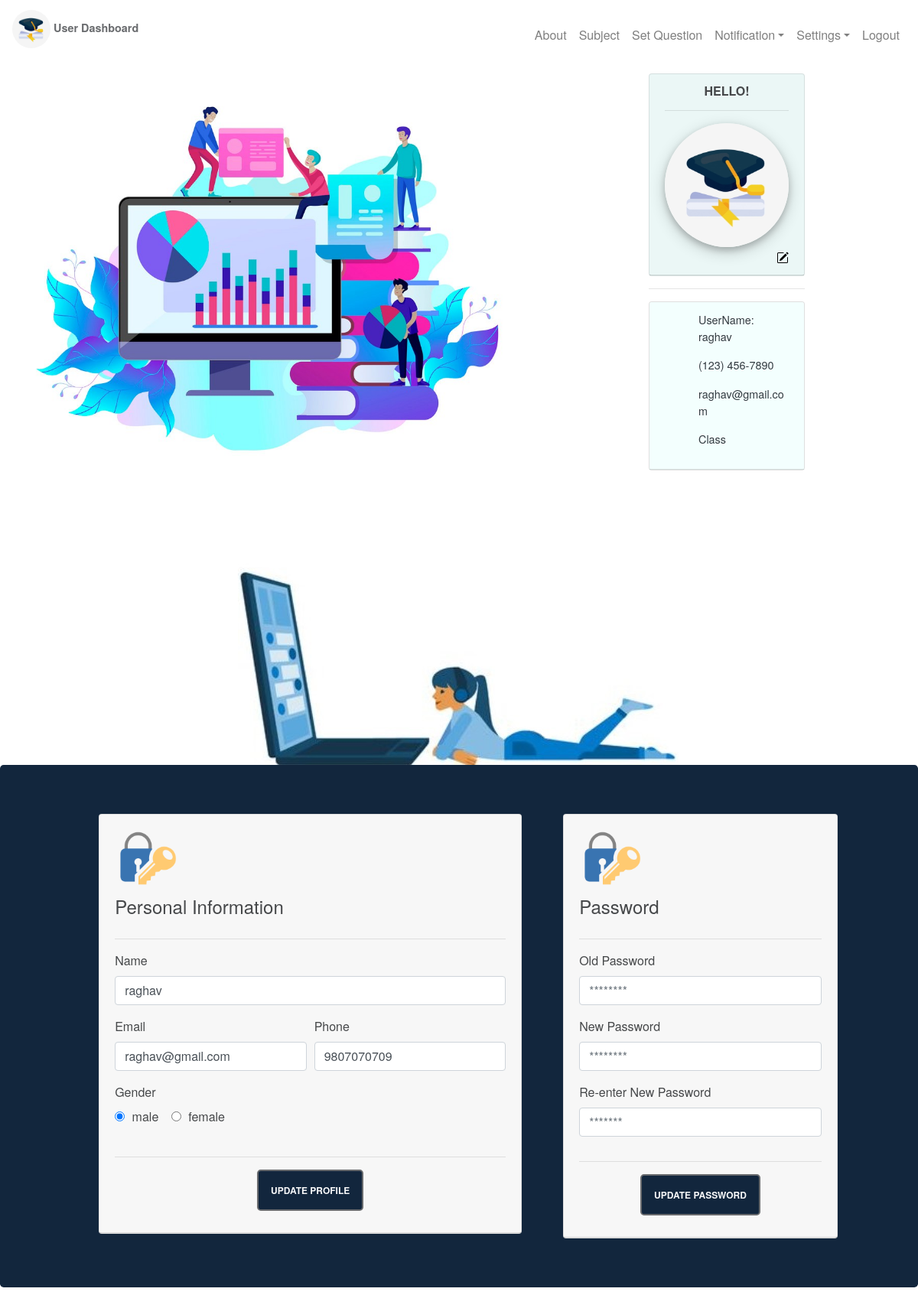
The page /Faculty/index.php (signed in) on the database its author committed.
### tables this page shows
CREATE TABLE `faculty` (
  `faculty_id` int(11) NOT NULL,
  `name` varchar(30) NOT NULL,
  `email` varchar(255) NOT NULL,
  `password` varchar(50) NOT NULL,
  `phone` bigint(10) NOT NULL,
  `photo` varchar(255) NOT NULL,
  `gender` varchar(6) NOT NULL
);

### Faculty/index.php (the view, shortened to what this page needs)
<?php
require_once "../connection.php";
 ?>
  <?php
require_once "header.php";
?>
 <div class="container-fluid ml-auto">
    <div class="row">
      <div class="col-md-8">
          <div class="exam_img"></div>
      </div>
      <div class="col-md-3 p-5">
         <div class="card  class='text-center'"style="margin-top:3rem;background-color: rgb(232, 255, 253,0.5);" >
      <div class="card-header">
        <h4 align="center" ><a id="about">Hello!</a><br></h4>
          <hr>
        <img src="<?php echo $faculty['photo'];?>" class="rounded-circle  outerbox w-100" alt="User">
        <a  href="#myModal" style="color:rgb(0,0,0);float: right;">
      </a>
      </div>
    </div>
    <hr>
    <div class="card" >
      <div class="card-header" align="left"style='background-color: rgb(232, 255, 253,0.5);padding-left: 4rem;'>
        <p class="text-dark">UserName: <?php echo $_SESSION['faculty_name'] ?><br></p>
        <p class="text-dark">(123) 456-7890</p>
        <p class="text-dark"><?php echo $_SESSION['faculty'] ?></p>
        <p class="text-dark">Class</p>
      </div>
    </div>
      </div>
      <div class="col-md-1">
      </div>
    </div>
</div>
    <div class="container"align="center">
      <img src="../images/sleep.jpg">
    </div>
  <div class="jumbotron" style="background-color: rgb(18, 38, 61)">
   <div class="containers">
    <div class="row">
    <div class="col-md-1"></div>
    <div class="col-md-6">
    <div class="card">
      <div class="card-header">
        <img src="../images/lock.jpg" height="90rem" width="auto">
        <form method="post" action="<?php echo $_SERVER['PHP_SELF'] ?>?faculty_id=<?php echo $faculty_id ?>" enctype="multipart/form-data" >
            <fieldset>
              <legend><a id="profile">Personal Information</a></legend>
              <hr>
              <div class="form-group">
                  <label for="username">Name</label>
                  <input type="text" class="form-control"  name="name" id="name" value="<?php echo $faculty['name'];?>"aria-describedby="helpId" placeholder="Enter your name">
              </div>
              <div class="form-row">
                <div class="form-group col-md-6">
                  <label for="email">Email</label>
                  <input type="email" name="email" value="<?php echo $faculty['email'];?>" id="email" class="form-control"  placeholder="abc@gmail.com">
                </div>
                <div class="form-group col-md-6">
                  <label for="phone">Phone</label>
                  <input type="number" name="phone" value="<?php echo $faculty['phone'];?>" id="phone" class="form-control"  placeholder="XXXXXXXXXX">
                </div>
              </div>
              <div class="form-row">
                 <div class="form-group col-md-12">
                <label>Gender </label><br/>
                <div class="form-check form-check-inline">
                <label><input class="form-check-input" name="gender" type="radio" value="male" <?php if($faculty['gender']=='male'){?>checked="checked"<?php }?> /> male</label>
                </div>
                <div class="form-check form-check-inline">
                <label><input class="form-check-input" name="gender" type="radio" value="female" <?php if($faculty['gender']=='female'){?>checked="checked"<?php }?> /> female</label>
                </div>
            </div>
              </div>
            </fieldset>
             <hr>
            <div class="form-group" style="padding-left: 4vw;padding-right: 4vw" align="center">
              <input type="submit" class="smallwidth infotrans btn-outline-secondary p-3 btn btn-dark text-light" style="background-color: rgb(18, 38, 61)" value="Update Profile" name="update" id="Update Profile">
            </div>
        </form>
      </div>
    </div>
  </div>
  <div class="col-md-4"style="margin-left: 2vw;">
    <div class="card" >
      <div class="card-header" >
        <img src="../images/lock.jpg" height="90rem" width="auto">
         <form method="post" action="<?php echo $_SERVER['PHP_SELF'] ?>?faculty_id=<?php echo $faculty_id ?>">
            <fieldset>
              <legend> <a id="Password">Password</a></legend>
              <hr>
              <div class="form-group">
                  <label for="password">Old Password</label>
                  <input type="password" class="form-control" name="password" id="password" aria-describedby="helpId" placeholder="********">
              </div>
              <div class="form-group">
                  <label for="password">New Password</label>
                  <input type="password" class="form-control" name="newPassword" id="newPassword" aria-describedby="helpId" placeholder="********">
              </div>
              <div class="form-group">
                  <label for="password">Re-enter New Password</label>
                  <input type="password" class="form-control" name="confirmNewPassword" id="confirmNewPassword" aria-describedby="helpId" placeholder="*******">
              </div>
          </fieldset>
          <hr>
          <div class="form-group" style="padding-left: 4vw;padding-right: 4vw" align="center">
              <input type="submit" class="smallwidth infotrans btn-outline-secondary p-3 btn btn-dark text-light" style="background-color: rgb(18, 38, 61)" value="Update Password" name="updatePassword" id="Update Password">
            </div>
        </form>
      </div>
    </div>
  </div>
</div>
   </div>
  </div>
    <?php require_once "footer.php"; ?>

### Faculty/header.php (shortened to what this page needs)
<!DOCTYPE html>
<html lang="">
<head>
  <link rel="stylesheet" type="text/css" href="../css/color.css">
  <link rel="stylesheet" href="../css/fontawesome.min.css">
  <link href="../css/bootstrap.min.css" rel="stylesheet">
  <link rel="stylesheet" href="../css/index.css">
  <link rel="stylesheet" href="../css/Student.css">
  <link rel="stylesheet" href="https://cdnjs.cloudflare.com/ajax/libs/animate.css/3.7.2/animate.min.css">
</head>
<body>
	<?php session_start();
if(!isset($_SESSION['faculty'])) {
  header('location:http://localhost/exam/header.php?msg=1');
  exit();
}
else {
    $faculty_id = $_SESSION['faculty_id'];
  }?>
<?php
require_once "../connection.php";
$sql = "select * from faculty where faculty_id=$faculty_id";
$result = $connect->query($sql);
if ($result->num_rows == 0) {
  header('location:index.php');
} else {
  $faculty = $result->fetch_assoc();
}
 ?>
  <nav class="navbar navbar-expand-lg navbar-trans navbar-light fixed-top">
	  <a class="navbar-brand d-flex"href="index.php">
	  	<p><img src="<?php echo $faculty['photo'];?>" alt="Logo" class="rounded-circle mx-auto" style="max-height: 50px;width:auto;"> User Dashboard</p>
	  </a>
   		<div class="collapse navbar-collapse" id="collapsibleNavId">
    		<ul class="navbar-nav ml-auto mt-2 mt-md-0 justify-content-end ">
		      <li class="nav-item">
		        <a class="nav-link " href="http://localhost/exam/Faculty/index.php#about">About<span class="sr-only">(current)</span></a>
		      </li>
		      <li class="nav-item">
		        <a class="nav-link " href="http://localhost/exam/Faculty/subject.php">Subject<span class="sr-only">(current)</span></a>
		      </li>
		       <li class="nav-item">
		        <a class="nav-link" href="http://localhost/exam/Faculty/question.php">Set Question</a>
		      </li>
		      <li class="nav-item dropdown">
		        <a class="nav-link dropdown-toggle" href="#" id="dropdownId" data-toggle="dropdown" aria-haspopup="true" aria-expanded="false">Notification</a>
		      </li>
		      <li class="nav-item dropdown">
		        <a class="nav-link dropdown-toggle" href="#" id="dropdownId" data-toggle="dropdown" aria-haspopup="true" aria-expanded="false">Settings</a>
		      </li>
		       <li class="nav-item">
		        <a class="nav-link" href="http://localhost/exam/LogoutFaculty.php">Logout</a>
		      </li>
    		</ul>
  		</div>
	</nav>

### Faculty/footer.php (shortened to what this page needs)
</body>
</html>

### css/color.css (style rules this page uses)
.infotrans { background-color:rgba(23, 162, 184, 0.2); }

### css/index.css (style rules this page uses)
body,html { height: inherit; }

### css/Student.css (style rules this page uses)
body { font-family: "Montserrat", "Helvetica Neue", Helvetica, Arial, sans-serif; font-size: 16px; color: #46484a; }
a { color: #59a0d7; }
h4 { font-family: "Montserrat", "Helvetica Neue", Helvetica, Arial, sans-serif; font-size: 1rem; font-weight: 700; text-transform: uppercase; }
p { color: #696b6e; font-size: .9rem; }
.navbar-trans { background-color: white; }
a.navbar-brand, a.logo { font-family: "Montserrat", "Helvetica Neue", Helvetica, Arial, sans-serif; color: #fff ; font-size: 2rem; font-weight: bold; margin-top: 0; }
.btn-pt, .btn-outline-pt, .btn-primary, .btn-outline-primary, .btn-secondary, .btn-outline-secondary, .btn-white, .btn-outline-white, .btn-success, .btn-outline-success, .btn-info, .btn-outline-info, .btn-warning, .btn-outline-warning, .btn-danger, .btn-outline-danger { font-size: .75rem; text-transform: uppercase; font-weight: 700; border-radius: .3rem; }
.btn-outline-pt, .btn-outline-primary, .btn-outline-secondary, .btn-outline-white, .btn-outline-success, .btn-outline-info, .btn-outline-warning, .btn-outline-danger { border-width: 0.15rem; }
.btn-outline-secondary, .btn-outline-secondary:visited { color: #696b6e; border-color: #696b6e; background: none; }
.exam_img { width: 100%; height: 500px; background-image: url('../images/exam2.jpg'); background-repeat: no-repeat; background-size: contain; margin-bottom: 1rem; margin-top: 6rem; }
.outerbox { box-shadow:0 4px 8px 0 rgba(0, 0, 0, 0.2), 0 6px 20px 0 rgba(0, 0, 0, 0.19); }

### rows shown on the page
faculty: photo (picture), name "raghav", email "raghav@gmail.com", phone "9807070709", gender "☑ male", gender "☐ female"

### other values the page prints
$_SESSION['faculty_name'] "raghav"
$_SESSION['faculty'] "raghav@gmail.com"
